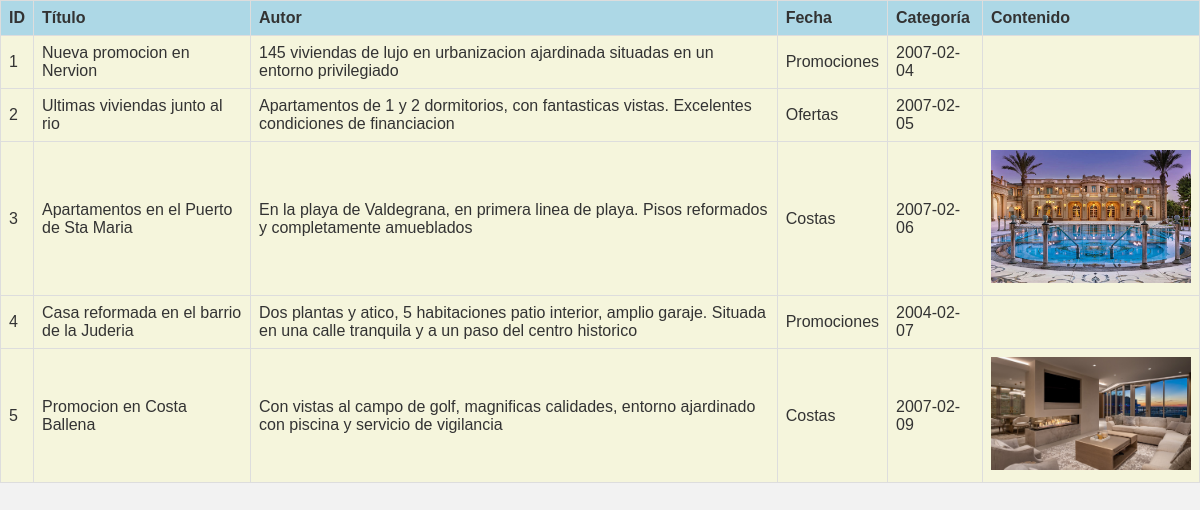
Screenshot of /consulta_noticias.php with the database file from the repository.
### tables this page shows
create table noticias(
    ID int(5) auto_increment not null primary key,
    Titulo varchar(100) not null default '',
    Texto text not null,
    Categoria varchar(50) default 'Promociones',
    Fecha date not null default '2003-11-07',
    Imagen varchar(100) default null,
    constraint fk_cat foreign key (Categoria) references categorias(nombre)
);

### consulta_noticias.php (the view, shortened to what this page needs)
<?php
    include("conectar.php");
    $consulta = "SELECT * FROM noticias";
    if ($resultado = mysqli_query($conexion, $consulta)) {
        echo "<table border='1'>";
        echo "<tr><th>ID</th><th>Título</th><th>Autor</th><th>Fecha</th><th>Categoría</th><th>Contenido</th></tr>";
        while ($fila = mysqli_fetch_row($resultado)) {
            echo "<tr>";
            echo "<td>$fila[0]</td>";
            echo "<td>$fila[1]</td>";
            echo "<td>$fila[2]</td>";
            echo "<td>$fila[3]</td>";
            echo "<td>$fila[4]</td>";
            echo "<td><img src='$fila[5]'></td>";
            echo "</tr>";
        }
        echo "</table>";
    }
?>

### rows the page displays
noticias: ID "1", Titulo "Nueva promocion en Nervion", Texto "145 viviendas de lujo en urbanizacion ajardinada situadas en un entorno privilegiado", Categoria "Promociones", Fecha "2007-02-04"
noticias: ID "2", Titulo "Ultimas viviendas junto al rio", Texto "Apartamentos de 1 y 2 dormitorios, con fantasticas vistas. Excelentes condiciones de financiacion", Categoria "Ofertas", Fecha "2007-02-05"
noticias: ID "3", Titulo "Apartamentos en el Puerto de Sta Maria", Texto "En la playa de Valdegrana, en primera linea de playa. Pisos reformados y completamente amueblados", Categoria "Costas", Fecha "2007-02-06", Imagen (picture)
noticias: ID "4", Titulo "Casa reformada en el barrio de la Juderia", Texto "Dos plantas y atico, 5 habitaciones patio interior, amplio garaje. Situada en una calle tranquila y a un paso del centro historico", Categoria "Promociones", Fecha "2004-02-07"
noticias: ID "5", Titulo "Promocion en Costa Ballena", Texto "Con vistas al campo de golf, magnificas calidades, entorno ajardinado con piscina y servicio de vigilancia", Categoria "Costas", Fecha "2007-02-09", Imagen (picture)
